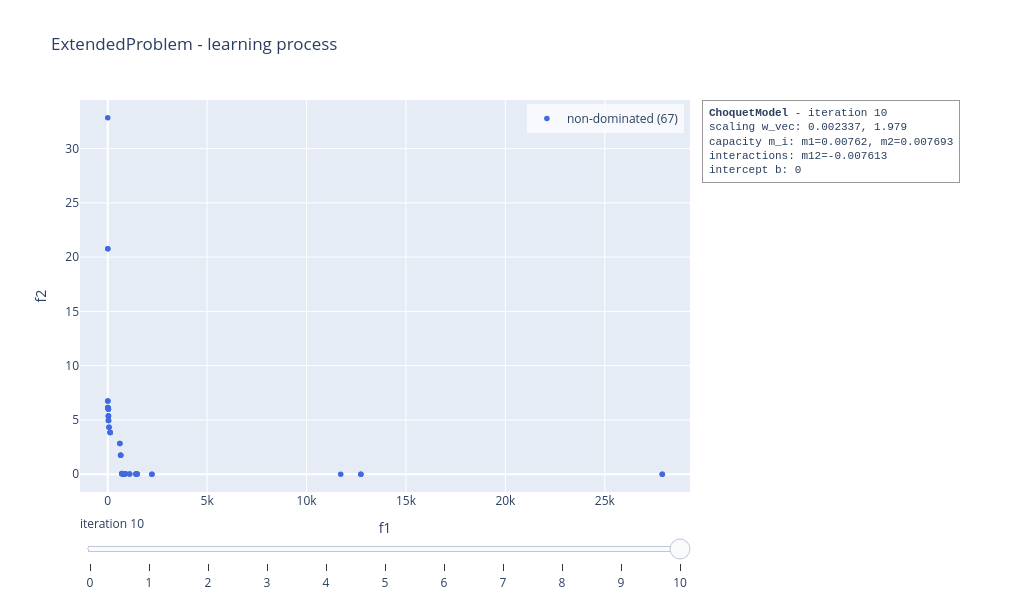

The code cell stored with this chart in its notebook:
### Code cell
choquet_model.visualise("learning", show = False)

### Figure 1 — Plotly figure (JSON) as saved in the notebook; plotly's stock layout.template omitted (floating-point values rounded to 4 significant figures)
{"data": [{"marker": {"color": "royalblue", "size": 5.5}, "mode": "markers", "name": "non-dominated (67)", "type": "scatter", "x": [25.56, 25.56, 25.56, 758.5, 758.5, 758.5, 886.5, 886.5, 871.4, 871.4, 853.6, 853.6, 853.6, 810.8, 810.8, 810.8, 809.0, 809.0, 2222.0, 2222.0, 1435.0, 1435.0, 1106.0, 1106.0, 1481.0, 1481.0, 754.0, 754.0, 754.0, 121.7, 121.7, 121.7, 609.0, 609.0, 1424.0, 1424.0, 650.6, 650.6, 650.6, 718.3, 718.3, 718.3, 718.3, 715.9, 715.9, 0.3952, 33.78, 33.78, 11720.0, 36.85, 36.85, 36.69, 4.564, 4.564, 5.63, 5.63, 5.742, 5.742, 27890.0, 27890.0, 64.63, 64.63, 39.55, 39.55, 39.55, 12730.0, 12730.0], "y": [6.074, 6.074, 6.074, 0.04391, 0.04391, 0.04391, 0.02894, 0.02894, 0.02964, 0.02964, 0.0322, 0.0322, 0.0322, 0.04141, 0.04141, 0.04141, 0.04183, 0.04183, 0.004527, 0.004527, 0.01287, 0.01287, 0.01692, 0.01692, 0.01115, 0.01115, 0.0481, 0.0481, 0.0481, 3.85, 3.85, 3.85, 2.831, 2.831, 0.01333, 0.01333, 1.756, 1.756, 1.756, 0.04986, 0.04986, 0.04986, 0.04986, 0.05154, 0.05154, 32.84, 5.99, 5.99, 0.004102, 5.369, 5.369, 5.372, 20.78, 20.78, 6.754, 6.754, 6.153, 6.153, 0.0001167, 0.0001167, 4.33, 4.33, 4.943, 4.943, 4.943, 0.0002776, 0.0002776]}], "layout": {"annotations": [{"align": "left", "bgcolor": "rgba(255,255,255,0.85)", "bordercolor": "#999999", "borderpad": 6, "borderwidth": 1, "font": {"family": "Courier New, monospace", "size": 11}, "showarrow": false, "text": "<b>ChoquetModel</b> - iteration 10<br>scaling w_vec: 0.002337, 1.979<br>capacity m_i: m1=0.00762, m2=0.007693<br>interactions: m12=-0.007613<br>intercept b: 0", "x": 1.02, "xanchor": "left", "xref": "paper", "y": 1, "yanchor": "top", "yref": "paper"}], "height": 600, "legend": {"bgcolor": "rgba(255,255,255,0.7)", "x": 0.99, "xanchor": "right", "y": 0.99, "yanchor": "top"}, "margin": {"r": 330}, "showlegend": true, "sliders": [{"active": 10, "currentvalue": {"prefix": "iteration "}, "steps": [{"args": [["0"], {"frame": {"redraw": true}, "mode": "immediate"}], "label": "0", "method": "animate"}, {"args": [["1"], {"frame": {"redraw": true}, "mode": "immediate"}], "label": "1", "method": "animate"}, {"args": [["2"], {"frame": {"redraw": true}, "mode": "immediate"}], "label": "2", "method": "animate"}, {"args": [["3"], {"frame": {"redraw": true}, "mode": "immediate"}], "label": "3", "method": "animate"}, {"args": [["4"], {"frame": {"redraw": true}, "mode": "immediate"}], "label": "4", "method": "animate"}, {"args": [["5"], {"frame": {"redraw": true}, "mode": "immediate"}], "label": "5", "method": "animate"}, {"args": [["6"], {"frame": {"redraw": true}, "mode": "immediate"}], "label": "6", "method": "animate"}, {"args": [["7"], {"frame": {"redraw": true}, "mode": "immediate"}], "label": "7", "method": "animate"}, {"args": [["8"], {"frame": {"redraw": true}, "mode": "immediate"}], "label": "8", "method": "animate"}, {"args": [["9"], {"frame": {"redraw": true}, "mode": "immediate"}], "label": "9", "method": "animate"}, {"args": [["10"], {"frame": {"redraw": true}, "mode": "immediate"}], "label": "10", "method": "animate"}]}], "title": {"text": "ExtendedProblem - learning process"}, "width": 1020, "xaxis": {"range": [-1394.0, 29280.0], "title": {"text": "f1"}}, "yaxis": {"range": [-1.642, 34.48], "title": {"text": "f2"}}}}
